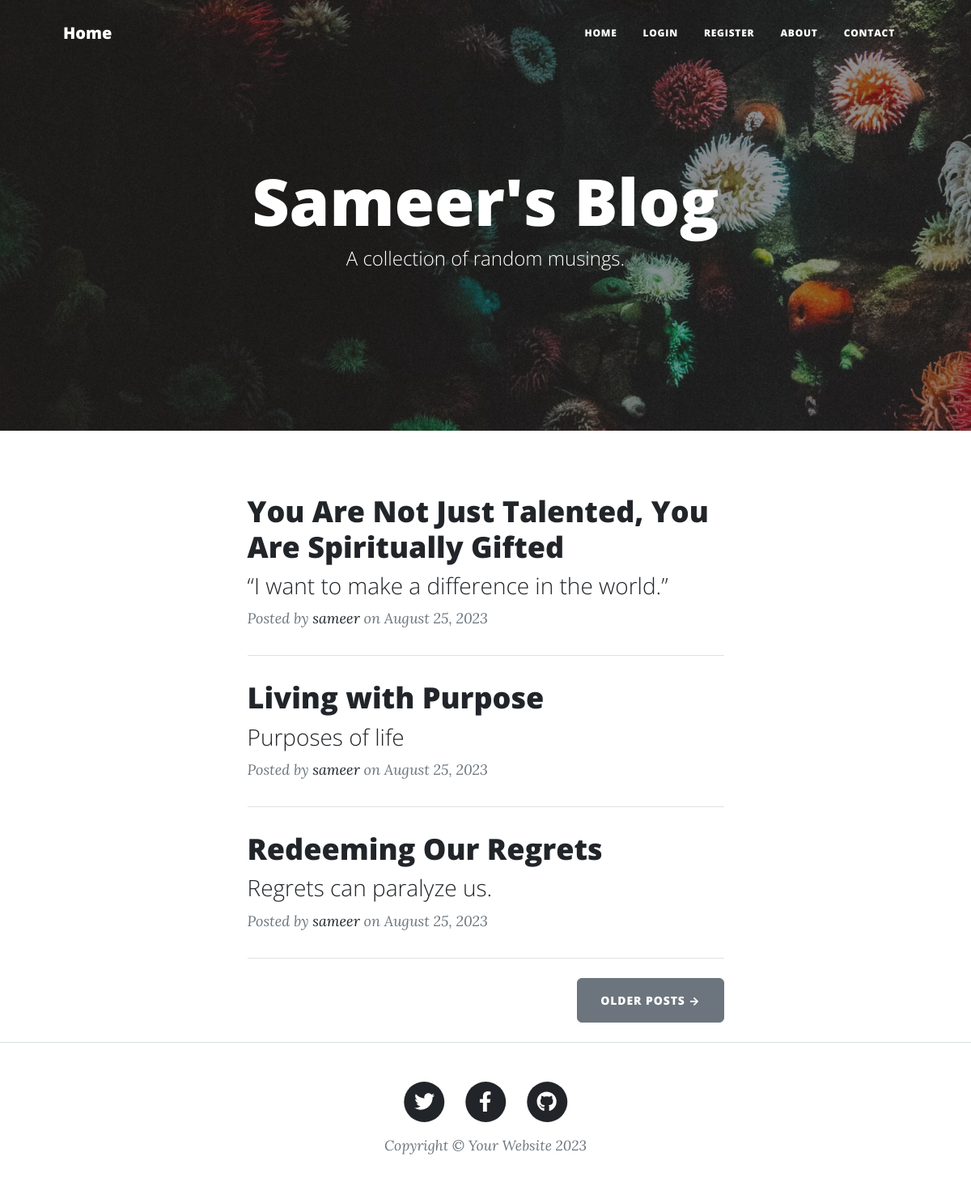
The page / on the database its author committed.
### main.py (models this page shows)
class BlogPost(db.Model):
    __tablename__ = "blog_posts"
    id = db.Column(db.Integer, primary_key=True)
    author_id = db.Column(db.Integer, db.ForeignKey("users.id"))
    author = relationship("User", back_populates="posts")
    title = db.Column(db.String(250), unique=True, nullable=False)
    subtitle = db.Column(db.String(250), nullable=False)
    date = db.Column(db.String(250), nullable=False)
    body = db.Column(db.Text, nullable=False)
    img_url = db.Column(db.String(250), nullable=False)
    comments = relationship("Comment", back_populates="parent_post")

class User(UserMixin, db.Model):
    __tablename__ = "users"
    id = db.Column(db.Integer, primary_key=True)
    email = db.Column(db.String(100), unique=True)
    password = db.Column(db.String(100))
    name = db.Column(db.String(100))
    posts = relationship("BlogPost", back_populates="author")
    comments = relationship("Comment", back_populates="comment_author")

### main.py (the view)
@app.route('/')
def get_all_posts():
    result = db.session.execute(db.select(BlogPost))
    posts = result.scalars().all()
    return render_template("index.html", all_posts=posts, current_user=current_user)

### templates/index.html (shortened to what this page needs)
{% include "header.html" %}
<header
  class="masthead"
  style="background-image: url('../static/assets/img/home-bg.jpg')"
>
  <div class="container position-relative px-4 px-lg-5">
    <div class="row gx-4 gx-lg-5 justify-content-center">
      <div class="col-md-10 col-lg-8 col-xl-7">
        <div class="site-heading">
          <h1>Sameer's Blog</h1>
          <span class="subheading">A collection of random musings.</span>
        </div>
      </div>
    </div>
  </div>
</header>
<div class="container px-4 px-lg-5">
  <div class="row gx-4 gx-lg-5 justify-content-center">
    <div class="col-md-10 col-lg-8 col-xl-7">
      {% for post in all_posts %}
      <div class="post-preview">
        <a href="{{ url_for('show_post', post_id=post.id) }}">
          <h2 class="post-title">{{ post.title }}</h2>
          <h3 class="post-subtitle">{{ post.subtitle }}</h3>
        </a>
        <p class="post-meta">
          Posted by
          <a href="#">{{post.author.name}}</a>
          on {{post.date}}
        </p>
      </div>
      <hr class="my-4" />
      {% endfor %}
      <div class="d-flex justify-content-end mb-4">
        <a class="btn btn-secondary text-uppercase" href="#!">Older Posts →</a>
      </div>
    </div>
  </div>
</div>
{% include "footer.html" %}

### templates/header.html (shortened to what this page needs)
<!DOCTYPE html>
<html lang="en">
  <head>
    {% block styles %}
    {{ bootstrap.load_css() }}
    <link
      href="{{ url_for('static', filename='css/styles.css') }}"
      rel="stylesheet"
    />
    {% endblock %}
  </head>
  <body>
    <nav class="navbar navbar-expand-lg navbar-light" id="mainNav">
      <div class="container px-4 px-lg-5">
        <a class="navbar-brand" href="/">Home</a>
        <div class="collapse navbar-collapse" id="navbarResponsive">
          <ul class="navbar-nav ms-auto py-4 py-lg-0">
            <li class="nav-item">
              <a
                class="nav-link px-lg-3 py-3 py-lg-4"
                href="{{ url_for('get_all_posts') }}"
                >Home</a
              >
            </li>
            {% if not current_user.is_authenticated: %}
            <li class="nav-item">
              <a
                class="nav-link px-lg-3 py-3 py-lg-4"
                href="{{ url_for('login') }}"
                >Login</a
              >
            </li>
            <li class="nav-item">
              <a
                class="nav-link px-lg-3 py-3 py-lg-4"
                href="{{ url_for('register') }}"
                >Register</a
              >
            </li>
            {% endif %}
            <li class="nav-item">
              <a
                class="nav-link px-lg-3 py-3 py-lg-4"
                href="{{ url_for('about') }}"
                >About</a
              >
            </li>
            <li class="nav-item">
              <a
                class="nav-link px-lg-3 py-3 py-lg-4"
                href="{{ url_for('contact') }}"
                >Contact</a
              >
            </li>
          </ul>
        </div>
      </div>
    </nav>
  </body>
</html>

### templates/footer.html (shortened to what this page needs)
        <footer class="border-top">
          <div class="container px-4 px-lg-5">
              <div class="row gx-4 gx-lg-5 justify-content-center">
                  <div class="col-md-10 col-lg-8 col-xl-7">
                      <ul class="list-inline text-center">
                          <li class="list-inline-item">
                              <a href="https://twitter.com" target="_blank">
                                  <span class="fa-stack fa-lg">
                                      <i class="fas fa-circle fa-stack-2x"></i>
                                      <i class="fab fa-twitter fa-stack-1x fa-inverse"></i>
                                  </span>
                              </a>
                          </li>
                          <li class="list-inline-item">
                              <a href="https://www.facebook.com" target="_blank">
                                  <span class="fa-stack fa-lg">
                                      <i class="fas fa-circle fa-stack-2x"></i>
                                      <i class="fab fa-facebook-f fa-stack-1x fa-inverse"></i>
                                  </span>
                              </a>
                          </li>
                          <li class="list-inline-item">
                              <a href="https://github.com" target="_blank">
                                  <span class="fa-stack fa-lg">
                                      <i class="fas fa-circle fa-stack-2x"></i>
                                      <i class="fab fa-github fa-stack-1x fa-inverse"></i>
                                  </span>
                              </a>
                          </li>
                      </ul>
                      <div class="small text-center text-muted fst-italic">Copyright &copy; Your Website 2023</div>
                  </div>
              </div>
          </div>
      </footer>
  </body>
</html>

### rows shown on the page
BlogPost: title "You Are Not Just Talented, You Are Spiritually Gifted", subtitle "“I want to make a difference in the world.”", author.name "sameer", date "August 25, 2023"
BlogPost: title "Living with Purpose", subtitle "Purposes of life", author.name "sameer", date "August 25, 2023"
BlogPost: title "Redeeming Our Regrets", subtitle "Regrets can paralyze us.", author.name "sameer", date "August 25, 2023"
